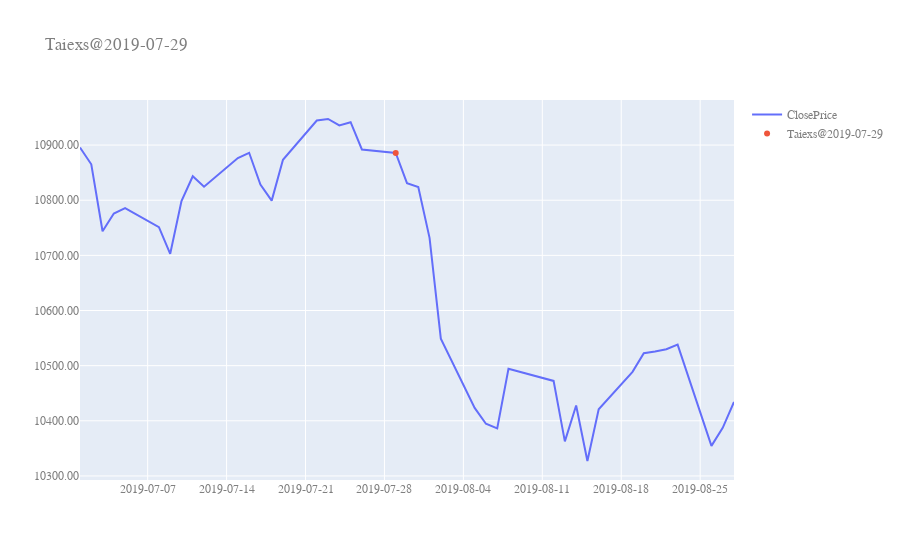

Notebook code for this chart:
### Markdown cell above
## 前後30天的Taiex的圖表

### Code cell
figTaiexs = go.Figure()

figTaiexs.add_trace(
    go.Scatter(
            x=dfTaiexsRecent["Date"],
            y=dfTaiexsRecent["ClosePrice"],
            name = f"ClosePrice",
            mode='lines'
        ))
figTaiexs.add_trace(go.Scatter(
    x=[datetime.datetime(YEAR, MONTH, DAY)],
    y=[TAIEX_VALUE],
    mode="markers",
    name = f"Taiexs@{YEAR}-{MONTH:02}-{DAY:02}"
    # hovertext=["Text A"]
))
figTaiexs.update_layout(
    title=f"Taiexs@{YEAR}-{MONTH:02}-{DAY:02}",
    xaxis_title="x Axis Title",
    yaxis_title="y Axis Title",
    font=dict(
        family="Courier New, monospace",
        size=12,
        color="#7f7f7f"
    ),
    xaxis=plotly.graph_objects.layout.XAxis(
        tickformat='%Y-%m-%d'
    ),
    yaxis=plotly.graph_objects.layout.YAxis(
        tickformat='.2f'
    )
)
figTaiexs.show()

### Figure 1 — Plotly figure (JSON) as saved in the notebook; plotly's stock layout.template omitted (floating-point values rounded to 4 significant figures)
{"data": [{"mode": "lines", "name": "ClosePrice", "type": "scatter", "x": ["2019-07-01T00:00:00", "2019-07-02T00:00:00", "2019-07-03T00:00:00", "2019-07-04T00:00:00", "2019-07-05T00:00:00", "2019-07-08T00:00:00", "2019-07-09T00:00:00", "2019-07-10T00:00:00", "2019-07-11T00:00:00", "2019-07-12T00:00:00", "2019-07-15T00:00:00", "2019-07-16T00:00:00", "2019-07-17T00:00:00", "2019-07-18T00:00:00", "2019-07-19T00:00:00", "2019-07-22T00:00:00", "2019-07-23T00:00:00", "2019-07-24T00:00:00", "2019-07-25T00:00:00", "2019-07-26T00:00:00", "2019-07-29T00:00:00", "2019-07-30T00:00:00", "2019-07-31T00:00:00", "2019-08-01T00:00:00", "2019-08-02T00:00:00", "2019-08-05T00:00:00", "2019-08-06T00:00:00", "2019-08-07T00:00:00", "2019-08-08T00:00:00", "2019-08-12T00:00:00", "2019-08-13T00:00:00", "2019-08-14T00:00:00", "2019-08-15T00:00:00", "2019-08-16T00:00:00", "2019-08-19T00:00:00", "2019-08-20T00:00:00", "2019-08-21T00:00:00", "2019-08-22T00:00:00", "2019-08-23T00:00:00", "2019-08-26T00:00:00", "2019-08-27T00:00:00", "2019-08-28T00:00:00"], "y": [10900.0, 10870.0, 10740.0, 10780.0, 10790.0, 10750.0, 10700.0, 10800.0, 10840.0, 10820.0, 10880.0, 10890.0, 10830.0, 10800.0, 10870.0, 10940.0, 10950.0, 10940.0, 10940.0, 10890.0, 10890.0, 10830.0, 10820.0, 10730.0, 10550.0, 10420.0, 10390.0, 10390.0, 10490.0, 10470.0, 10360.0, 10430.0, 10330.0, 10420.0, 10490.0, 10520.0, 10530.0, 10530.0, 10540.0, 10350.0, 10390.0, 10430.0]}, {"mode": "markers", "name": "Taiexs@2019-07-29", "type": "scatter", "x": ["2019-07-29T00:00:00"], "y": [10890.0]}], "layout": {"font": {"color": "#7f7f7f", "family": "Courier New, monospace", "size": 12}, "title": {"text": "Taiexs@2019-07-29"}, "xaxis": {"tickformat": "%Y-%m-%d"}, "yaxis": {"tickformat": ".2f"}}}
